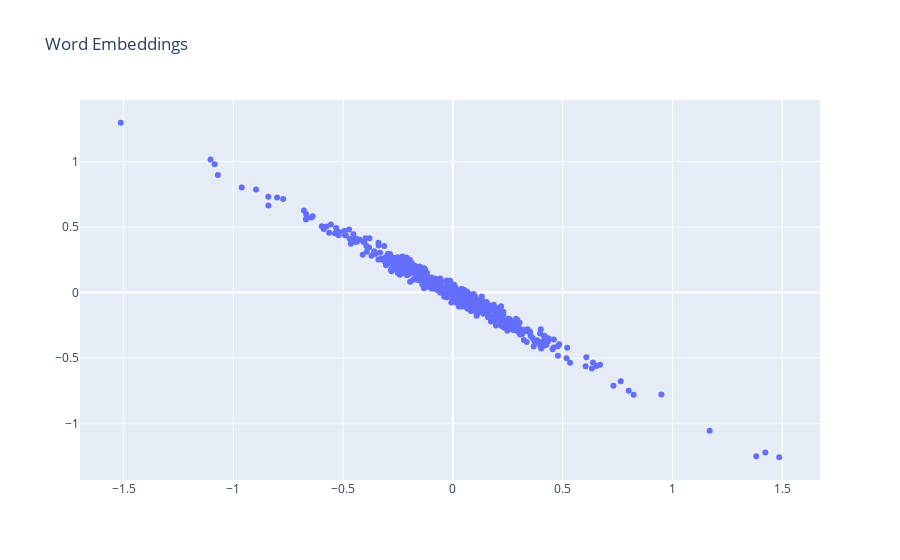

The code cell stored with this chart in its notebook:
### Markdown cell above
Now we'll use a fancy plotting tool called *plotly* to show the embeddings with hovertext so you can move your mouse over the points to see the corresponding tokens.

### Code cell
def plot_2d_embeddings(embeddings, id_start=1, count=100):
    # Get 1st and 2nd embedding dims for the desired tokens.
    x1 = embeddings[id_start:id_start+count, 0]
    x2 = embeddings[id_start:id_start+count, 1]

    # Get the corresponding words from the reverse index (for labeling).
    tokens = [reverse_index[i] for i in range(id_start, id_start+count)]

    # Plot with the plotly library.
    data = plotly.Scatter(x=x1, y=x2, text=tokens,
                        mode='markers', textposition='bottom left',
                        hoverinfo='text')
    fig = plotly.Figure(data=[data],
                        layout=plotly.Layout(title="Word Embeddings",
                                            hovermode='closest'))
    fig.show()

# Very frequent tokens tend to be more syntactic than semantic, so let's plot
# some rarer words.    
plot_2d_embeddings(embeddings, id_start=500, count=500)

### Figure 1 — Plotly figure (JSON) as saved in the notebook; plotly's stock layout.template omitted (floating-point values rounded to 4 significant figures; data arrays with more than 128 entries replaced by an {"elided": "..."} marker saying what was removed)
{"data": [{"hoverinfo": "text", "mode": "markers", "text": {"elided": "500 str values"}, "textposition": "bottom left", "type": "scatter", "x": {"elided": "500 float values"}, "y": {"elided": "500 float values"}}], "layout": {"autosize": true, "hovermode": "closest", "title": {"text": "Word Embeddings"}, "xaxis": {"autorange": true, "range": [-1.69, 1.664], "type": "linear"}, "yaxis": {"autorange": true, "range": [-1.466, 1.506], "type": "linear"}}}
